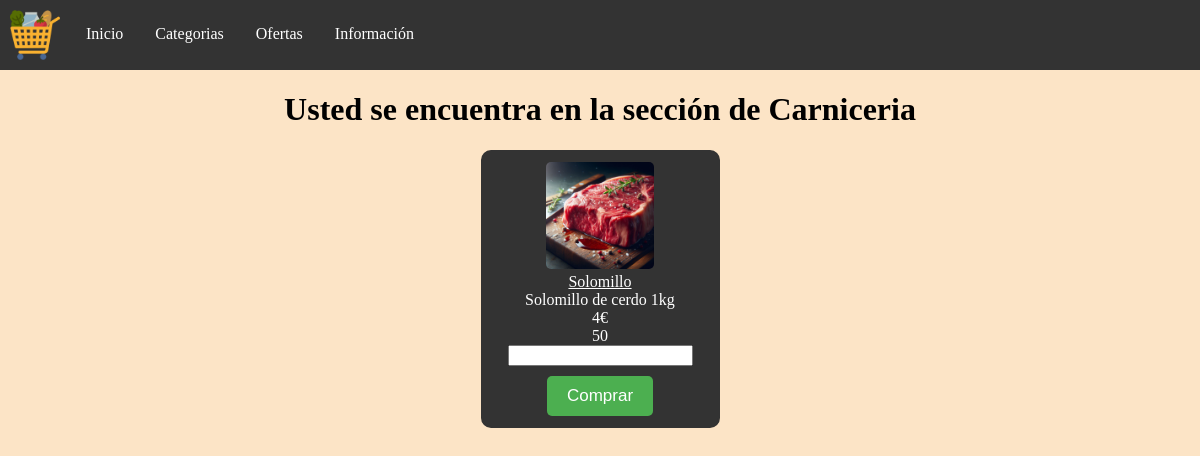
The app's page /productos.php?codCat=1 (signed in) with its own data.
### tables this page shows
CREATE TABLE IF NOT EXISTS `categorias` (
  `CodCat` int(11) NOT NULL AUTO_INCREMENT,
  `Nombre` varchar(45) NOT NULL,
  `Activa` BOOLEAN NOT NULL,
  `RutaImagen` VARCHAR(100) NOT NULL,
  PRIMARY KEY (`CodCat`),
  UNIQUE KEY `UN_NOM_CAT` (`Nombre`)
);

CREATE TABLE IF NOT EXISTS `productos` (
  `CodProd` int(11) NOT NULL AUTO_INCREMENT,
  `Nombre` varchar(45) DEFAULT NULL,
  `Descripcion` varchar(90) NOT NULL,
  `Precio` float NOT NULL,
  `Stock` int(11) NOT NULL,
  `CodCat` int(11) NOT NULL,
  `CodEstado` INT(11) NOT NULL,
  `RutaImagen` VARCHAR(100) NOT NULL,
  PRIMARY KEY (`CodProd`),
  CONSTRAINT `productos_ibfk_1` FOREIGN KEY (`CodCat`) REFERENCES `categorias` (`CodCat`),
  CONSTRAINT `productos_ibfk_2` FOREIGN KEY (`CodEstado`) REFERENCES `estadoProducto` (`CodEstadoProducto`)
);

### productos.php (the view, shortened to what this page needs)
<?php
    $conexion = mysqli_connect("localhost", "root", "", "supermercado");
    ?>
<!DOCTYPE html>
<html lang="es">
<head>
</head>
    <body>
        <nav>
            <img src="imagenes/icono.png" alt="logo">
            <a href="inicio.php">Inicio</a>
            <a href="paginaCategorias.php">Categorias</a>
            <a href="">Ofertas</a>
            <a href="">Información</a>
        </nav>
        <center>
        <?php
            $codcat=$_GET["codCat"];
            $sql_Categorias = "SELECT nombre FROM categorias WHERE codcat = $codcat && activa=TRUE";
            $result_Categorias = $conexion->query($sql_Categorias);
            if ($result_Categorias->num_rows == 0) {
                header("Location: paginaCategorias.php");
                exit;
            } else {
                while ($fila = $result_Categorias -> fetch_assoc()) {
                    echo "<h1>Usted se encuentra en la sección de ". $fila["nombre"] ."</h1>";
                }
            }
            $sql_Productos="SELECT codprod,nombre,descripcion,precio,stock,codcat,rutaimagen FROM productos WHERE codcat=$codcat && codestado=1";
            $result_Productos = $conexion->query($sql_Productos);
            echo "<div class='productos'>";
            if ($result_Productos->num_rows > 0) {
                while ($fila = $result_Productos -> fetch_assoc()) {
                    echo '<div class="producto">';
                    echo '<img src="' . $fila["rutaimagen"] . '">';
                    echo '<div><u>' . $fila["nombre"] . '</u></div>';
                    echo '<div>' . $fila["descripcion"] . '</div>';
                    echo '<div>' . $fila["precio"] . '€</div>';
                    echo '<div>' . $fila["stock"] . '</div>';
                    echo "<form action='carrito.php' method='POST'>";
                    echo '<input type="number" name="cantidad">';
                    echo '<br><input type="submit" value="Comprar" class="comprar">';
                    echo '</form>';
                    echo '</div>';
                }
                echo '</div>';
                }
        ?>
        </center>
    </body>
</html>

### productos.php (style rules this page uses)
body { margin: 0px; text-align: center; align-items: center; justify-content: center; height: 100vh; margin: 0; background-color: #fce4c6; }
nav { background-color: #333; overflow: hidden; }
nav a { float: left; display: block; color: white; text-align: center; padding: 25px 16px; text-decoration: none; }
nav img { float: left; padding: 10px; height: 50px; }
.productos { display: flex; flex-wrap: wrap; justify-content: center; margin-top: 20px; }
.producto { width: calc(20% - 25px); margin: 0 15px 30px; text-align: center; border: 2px solid #333; border-radius: 10px; padding: 10px; background-color: #333; color: white; }
.producto img { width: 50%; border-radius: 5px; }
.comprar { margin-top: 10px; font-size: 17px; background-color: #4CAF50; color: white; padding: 10px 20px; border: none; border-radius: 5px; cursor: pointer; text-decoration: none; }
a { text-decoration: none; }

### records on screen
categorias: Nombre "Carniceria"
productos: RutaImagen (picture), Nombre "Solomillo", Descripcion "Solomillo de cerdo 1kg", Precio "4", Stock "50"
